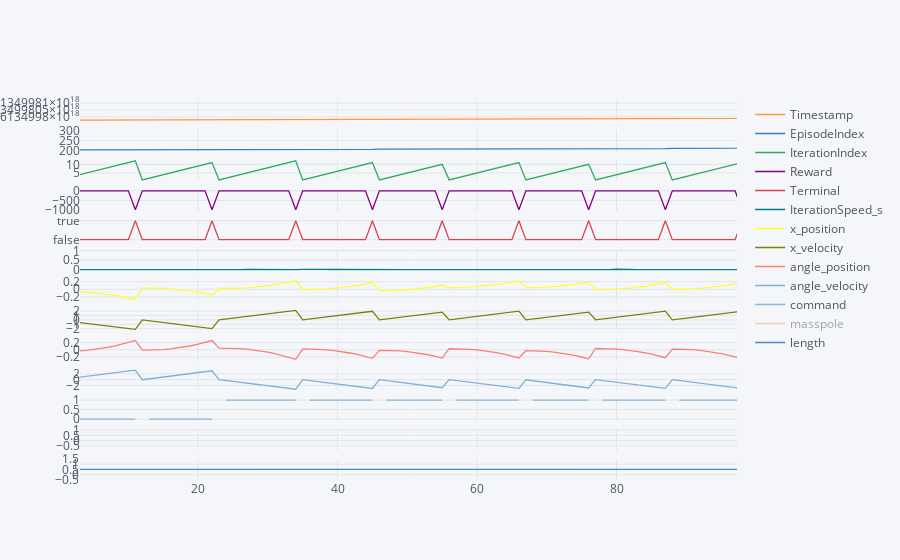

Notebook source saved alongside this figure:
### Markdown cell above
## Interactive plot of all columns vs index

### Code cell
assess_df_cleaned.iplot(
    subplots=True,
    shared_xaxes=True,
    #title = 'Title'
    )

### Figure 1 — Plotly figure (JSON) as saved in the notebook; plotly's stock layout.template omitted (floating-point values rounded to 4 significant figures; data arrays with more than 128 entries replaced by an {"elided": "..."} marker saying what was removed)
{"data": [{"line": {"color": "rgba(255, 153, 51, 1.0)", "dash": "solid", "shape": "linear", "width": 1.3}, "mode": "lines", "name": "Timestamp", "text": "", "type": "scatter", "uid": "e723f8cc-f85e-4ea5-aeff-423591a0cb27", "x": {"elided": "1000 int values"}, "xaxis": "x", "y": {"elided": "1000 int values"}, "yaxis": "y"}, {"line": {"color": "rgba(55, 128, 191, 1.0)", "dash": "solid", "shape": "linear", "width": 1.3}, "mode": "lines", "name": "EpisodeIndex", "text": "", "type": "scatter", "uid": "b31a32d8-4e93-4ebe-aa94-c7ba6a3c430c", "x": {"elided": "1000 int values"}, "xaxis": "x", "y": {"elided": "1000 int values"}, "yaxis": "y2"}, {"line": {"color": "rgba(50, 171, 96, 1.0)", "dash": "solid", "shape": "linear", "width": 1.3}, "mode": "lines", "name": "IterationIndex", "text": "", "type": "scatter", "uid": "a65d9e5f-7325-4856-a221-685a9e8199cc", "x": {"elided": "1000 int values"}, "xaxis": "x", "y": {"elided": "1000 int values"}, "yaxis": "y3"}, {"line": {"color": "rgba(128, 0, 128, 1.0)", "dash": "solid", "shape": "linear", "width": 1.3}, "mode": "lines", "name": "Reward", "text": "", "type": "scatter", "uid": "826a8286-26b0-4d42-bf07-0521844bb90e", "x": {"elided": "1000 int values"}, "xaxis": "x", "y": {"elided": "1000 int values"}, "yaxis": "y4"}, {"line": {"color": "rgba(219, 64, 82, 1.0)", "dash": "solid", "shape": "linear", "width": 1.3}, "mode": "lines", "name": "Terminal", "text": "", "type": "scatter", "uid": "f8ab7fa7-5641-44db-90c7-7af21ca28bd1", "x": {"elided": "1000 int values"}, "xaxis": "x", "y": {"elided": "1000 bool values"}, "yaxis": "y5"}, {"line": {"color": "rgba(0, 128, 128, 1.0)", "dash": "solid", "shape": "linear", "width": 1.3}, "mode": "lines", "name": "IterationSpeed_s", "text": "", "type": "scatter", "uid": "54db940c-05d4-4062-9580-242166d63829", "x": {"elided": "1000 int values"}, "xaxis": "x", "y": {"elided": "1000 mixed values"}, "yaxis": "y6"}, {"line": {"color": "rgba(255, 255, 51, 1.0)", "dash": "solid", "shape": "linear", "width": 1.3}, "mode": "lines", "name": "x_position", "text": "", "type": "scatter", "uid": "735c00d0-2da0-4cac-ad64-aac8dc46b3ca", "x": {"elided": "1000 int values"}, "xaxis": "x", "y": {"elided": "1000 float values"}, "yaxis": "y7"}, {"line": {"color": "rgba(128, 128, 0, 1.0)", "dash": "solid", "shape": "linear", "width": 1.3}, "mode": "lines", "name": "x_velocity", "text": "", "type": "scatter", "uid": "9c476842-ac27-4e14-8947-71d2ab23ea57", "x": {"elided": "1000 int values"}, "xaxis": "x", "y": {"elided": "1000 float values"}, "yaxis": "y8"}, {"line": {"color": "rgba(251, 128, 114, 1.0)", "dash": "solid", "shape": "linear", "width": 1.3}, "mode": "lines", "name": "angle_position", "text": "", "type": "scatter", "uid": "612b097f-d3f0-436e-96d8-56ab348657ff", "x": {"elided": "1000 int values"}, "xaxis": "x", "y": {"elided": "1000 float values"}, "yaxis": "y9"}, {"line": {"color": "rgba(128, 177, 211, 1.0)", "dash": "solid", "shape": "linear", "width": 1.3}, "mode": "lines", "name": "angle_velocity", "text": "", "type": "scatter", "uid": "2a7c37cc-f183-4e3f-bd15-a8ecae8004d4", "x": {"elided": "1000 int values"}, "xaxis": "x", "y": {"elided": "1000 float values"}, "yaxis": "y10"}, {"line": {"color": "rgba(128, 177, 211, 0.8999999999999999)", "dash": "solid", "shape": "linear", "width": 1.3}, "mode": "lines", "name": "command", "text": "", "type": "scatter", "uid": "9163cf98-8824-4ba9-8703-c19df8a0b1c1", "visible": true, "x": {"elided": "1000 int values"}, "xaxis": "x", "y": {"elided": "1000 mixed values"}, "yaxis": "y11"}, {"line": {"color": "rgba(255, 153, 51, 0.8999999999999999)", "dash": "solid", "shape": "linear", "width": 1.3}, "mode": "lines", "name": "masspole", "text": "", "type": "scatter", "uid": "e97877f8-2e62-41ba-b171-145bd72544fb", "visible": "legendonly", "x": {"elided": "1000 int values"}, "xaxis": "x", "y": {"elided": "1000 float values"}, "yaxis": "y12"}, {"line": {"color": "rgba(55, 128, 191, 0.8999999999999999)", "dash": "solid", "shape": "linear", "width": 1.3}, "mode": "lines", "name": "length", "text": "", "type": "scatter", "uid": "38da66d3-110c-475e-bb83-c51acd56daf0", "visible": true, "x": {"elided": "1000 int values"}, "xaxis": "x", "y": {"elided": "1000 float values"}, "yaxis": "y13"}], "layout": {"autosize": true, "legend": {"bgcolor": "#F5F6F9", "font": {"color": "#4D5663"}}, "paper_bgcolor": "#F5F6F9", "plot_bgcolor": "#F5F6F9", "title": {"font": {"color": "#4D5663"}}, "xaxis": {"anchor": "y13", "autorange": false, "domain": [0, 1], "gridcolor": "#E1E5ED", "range": [3.067, 97.27], "showgrid": true, "tickfont": {"color": "#4D5663"}, "title": {"font": {"color": "#4D5663"}, "text": ""}, "type": "linear", "zerolinecolor": "#E1E5ED"}, "yaxis": {"anchor": "free", "autorange": true, "domain": [0.9444, 1], "gridcolor": "#E1E5ED", "position": 0, "range": [1613499796888333300, 1613499812341666600], "showgrid": true, "tickfont": {"color": "#4D5663"}, "title": {"font": {"color": "#4D5663"}, "text": ""}, "type": "linear", "zerolinecolor": "#E1E5ED"}, "yaxis10": {"anchor": "free", "autorange": true, "domain": [0.2361, 0.2917], "gridcolor": "#E1E5ED", "position": 0, "range": [-3.661, 3.638], "showgrid": true, "tickfont": {"color": "#4D5663"}, "title": {"font": {"color": "#4D5663"}, "text": ""}, "type": "linear", "zerolinecolor": "#E1E5ED"}, "yaxis11": {"anchor": "free", "autorange": true, "domain": [0.1574, 0.213], "gridcolor": "#E1E5ED", "position": 0, "range": [-0.05556, 1.056], "showgrid": true, "tickfont": {"color": "#4D5663"}, "title": {"font": {"color": "#4D5663"}, "text": ""}, "type": "linear", "zerolinecolor": "#E1E5ED"}, "yaxis12": {"anchor": "free", "autorange": true, "domain": [0.0787, 0.1343], "gridcolor": "#E1E5ED", "position": 0, "range": [-0.9, 1.1], "showgrid": true, "tickfont": {"color": "#4D5663"}, "title": {"font": {"color": "#4D5663"}, "text": ""}, "type": "linear", "zerolinecolor": "#E1E5ED"}, "yaxis13": {"anchor": "x", "autorange": true, "domain": [0, 0.05562], "gridcolor": "#E1E5ED", "range": [-0.5, 1.5], "showgrid": true, "tickfont": {"color": "#4D5663"}, "title": {"font": {"color": "#4D5663"}, "text": ""}, "type": "linear", "zerolinecolor": "#E1E5ED"}, "yaxis2": {"anchor": "free", "autorange": true, "domain": [0.8657, 0.9213], "gridcolor": "#E1E5ED", "position": 0, "range": [196.7, 302.3], "showgrid": true, "tickfont": {"color": "#4D5663"}, "title": {"font": {"color": "#4D5663"}, "text": ""}, "type": "linear", "zerolinecolor": "#E1E5ED"}, "yaxis3": {"anchor": "free", "autorange": true, "domain": [0.787, 0.8426], "gridcolor": "#E1E5ED", "position": 0, "range": [0.3889, 12.61], "showgrid": true, "tickfont": {"color": "#4D5663"}, "title": {"font": {"color": "#4D5663"}, "text": ""}, "type": "linear", "zerolinecolor": "#E1E5ED"}, "yaxis4": {"anchor": "free", "autorange": true, "domain": [0.7083, 0.7639], "gridcolor": "#E1E5ED", "position": 0, "range": [-1047.0, 55.11], "showgrid": true, "tickfont": {"color": "#4D5663"}, "title": {"font": {"color": "#4D5663"}, "text": ""}, "type": "linear", "zerolinecolor": "#E1E5ED"}, "yaxis5": {"anchor": "free", "autorange": true, "domain": [0.6296, 0.6852], "gridcolor": "#E1E5ED", "position": 0, "range": [-0.05556, 1.056], "showgrid": true, "tickfont": {"color": "#4D5663"}, "title": {"font": {"color": "#4D5663"}, "text": ""}, "type": "category", "zerolinecolor": "#E1E5ED"}, "yaxis6": {"anchor": "free", "autorange": true, "domain": [0.5509, 0.6065], "gridcolor": "#E1E5ED", "position": 0, "range": [-0.04822, 1.056], "showgrid": true, "tickfont": {"color": "#4D5663"}, "title": {"font": {"color": "#4D5663"}, "text": ""}, "type": "linear", "zerolinecolor": "#E1E5ED"}, "yaxis7": {"anchor": "free", "autorange": true, "domain": [0.4722, 0.5278], "gridcolor": "#E1E5ED", "position": 0, "range": [-0.2955, 0.2583], "showgrid": true, "tickfont": {"color": "#4D5663"}, "title": {"font": {"color": "#4D5663"}, "text": ""}, "type": "linear", "zerolinecolor": "#E1E5ED"}, "yaxis8": {"anchor": "free", "autorange": true, "domain": [0.3935, 0.4491], "gridcolor": "#E1E5ED", "position": 0, "range": [-2.414, 2.396], "showgrid": true, "tickfont": {"color": "#4D5663"}, "title": {"font": {"color": "#4D5663"}, "text": ""}, "type": "linear", "zerolinecolor": "#E1E5ED"}, "yaxis9": {"anchor": "free", "autorange": true, "domain": [0.3148, 0.3704], "gridcolor": "#E1E5ED", "position": 0, "range": [-0.2944, 0.2902], "showgrid": true, "tickfont": {"color": "#4D5663"}, "title": {"font": {"color": "#4D5663"}, "text": ""}, "type": "linear", "zerolinecolor": "#E1E5ED"}}}
